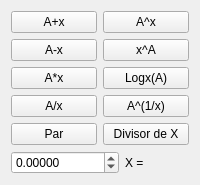
       <widget class="QWidget" name="page_2">
        <layout class="QGridLayout" name="gridLayout_8">
         <item row="0" column="0">
          <layout class="QVBoxLayout" name="verticalLayout_8">
           <item>
            <layout class="QHBoxLayout" name="horizontalLayout_15">
             <item>
              <layout class="QVBoxLayout" name="verticalLayout_2">
               <item>
                <widget class="QPushButton" name="suma">
                 <property name="text">
                  <string>A+x</string>
                 </property>
                </widget>
               </item>
               <item>
                <widget class="QPushButton" name="resta">
                 <property name="text">
                  <string>A-x</string>
                 </property>
                </widget>
               </item>
               <item>
                <widget class="QPushButton" name="producto">
                 <property name="text">
                  <string>A*x</string>
                 </property>
                </widget>
               </item>
               <item>
                <widget class="QPushButton" name="divicion">
                 <property name="text">
                  <string>A/x</string>
                 </property>
                </widget>
               </item>
               <item>
                <widget class="QPushButton" name="Par">
                 <property name="text">
                  <string>Par</string>
                 </property>
                </widget>
               </item>
              </layout>
             </item>
             <item>
              <layout class="QVBoxLayout" name="verticalLayout_7">
               <item>
                <widget class="QPushButton" name="elevacion">
                 <property name="text">
                  <string>A^x</string>
                 </property>
                </widget>
               </item>
               <item>
                <widget class="QPushButton" name="elevacionA">
                 <property name="text">
                  <string>x^A</string>
                 </property>
                </widget>
               </item>
               <item>
                <widget class="QPushButton" name="log">
                 <property name="text">
                  <string>Logx(A)</string>
                 </property>
                </widget>
               </item>
               <item>
                <widget class="QPushButton" name="raiz">
                 <property name="text">
                  <string>A^(1/x)</string>
                 </property>
                </widget>
               </item>
               <item>
                <widget class="QPushButton" name="Divisor">
                 <property name="text">
                  <string>Divisor de X</string>
                 </property>
                </widget>
               </item>
              </layout>
             </item>
            </layout>
           </item>
           <item>
            <layout class="QHBoxLayout" name="horizontalLayout_2">
             <item>
              <widget class="QDoubleSpinBox" name="operar">
               <property name="decimals">
                <number>5</number>
               </property>
               <property name="minimum">
                <double>-10000000000000.000000000000000</double>
               </property>
               <property name="maximum">
                <double>10000000000000.000000000000000</double>
               </property>
              </widget>
             </item>
             <item>
              <widget class="QLabel" name="label_5">
               <property name="text">
                <string>X =</string>
               </property>
              </widget>
             </item>
            </layout>
           </item>
          </layout>
         </item>
        </layout>
       </widget>
